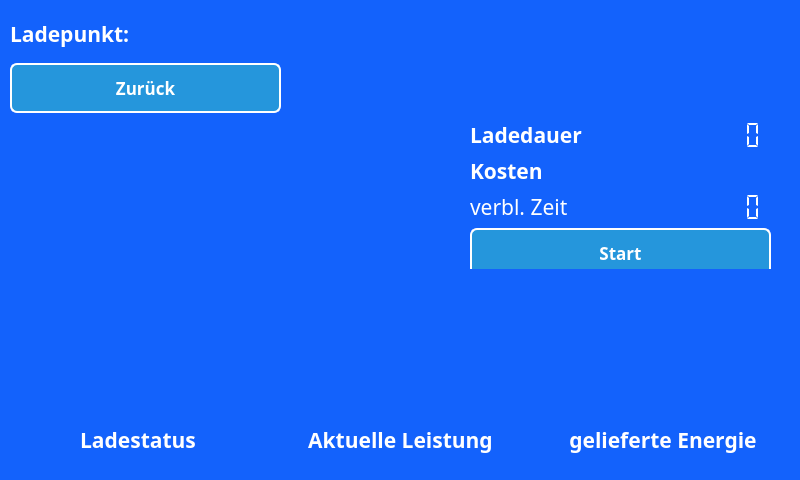
<?xml version="1.0" encoding="UTF-8"?>
<ui version="4.0">
 <class>Main</class>
 <widget class="QWidget" name="Main">
  <property name="geometry">
   <rect>
    <x>0</x>
    <y>0</y>
    <width>800</width>
    <height>480</height>
   </rect>
  </property>
  <property name="windowTitle">
   <string>Form</string>
  </property>
  <property name="styleSheet">
   <string notr="true">background: rgb(19, 98, 252);</string>
  </property>
  <widget class="QLabel" name="l_chargeStatus">
   <property name="enabled">
    <bool>true</bool>
   </property>
   <property name="geometry">
    <rect>
     <x>60</x>
     <y>150</y>
     <width>181</width>
     <height>161</height>
    </rect>
   </property>
   <property name="sizePolicy">
    <sizepolicy hsizetype="Preferred" vsizetype="Preferred">
     <horstretch>0</horstretch>
     <verstretch>0</verstretch>
    </sizepolicy>
   </property>
   <property name="tabletTracking">
    <bool>false</bool>
   </property>
   <property name="acceptDrops">
    <bool>false</bool>
   </property>
   <property name="autoFillBackground">
    <bool>false</bool>
   </property>
   <property name="styleSheet">
    <string notr="true"/>
   </property>
   <property name="text">
    <string/>
   </property>
   <property name="pixmap">
    <pixmap>car_lock.png</pixmap>
   </property>
   <property name="scaledContents">
    <bool>true</bool>
   </property>
   <property name="alignment">
    <set>Qt::AlignCenter</set>
   </property>
   <property name="wordWrap">
    <bool>false</bool>
   </property>
  </widget>
  <widget class="QWidget" name="horizontalLayoutWidget">
   <property name="geometry">
    <rect>
     <x>600</x>
     <y>10</y>
     <width>191</width>
     <height>31</height>
    </rect>
   </property>
   <layout class="QHBoxLayout" name="horizontalLayout">
    <item>
     <widget class="QLabel" name="l_date">
      <property name="font">
       <font>
        <family>Montserrat SemiBold</family>
        <pointsize>13</pointsize>
        <weight>75</weight>
        <bold>true</bold>
       </font>
      </property>
      <property name="styleSheet">
       <string notr="true">color: white</string>
      </property>
      <property name="text">
       <string/>
      </property>
     </widget>
    </item>
    <item>
     <widget class="QLabel" name="l_time">
      <property name="font">
       <font>
        <family>Montserrat SemiBold</family>
        <pointsize>13</pointsize>
        <weight>75</weight>
        <bold>true</bold>
       </font>
      </property>
      <property name="styleSheet">
       <string notr="true">color: white</string>
      </property>
      <property name="text">
       <string/>
      </property>
     </widget>
    </item>
   </layout>
  </widget>
  <widget class="QWidget" name="gridLayoutWidget">
   <property name="geometry">
    <rect>
     <x>10</x>
     <y>340</y>
     <width>781</width>
     <height>131</height>
    </rect>
   </property>
   <layout class="QGridLayout" name="gridLayout">
    <item row="0" column="0">
     <widget class="QLabel" name="l_battery">
      <property name="font">
       <font>
        <family>Montserrat SemiBold</family>
        <pointsize>20</pointsize>
        <weight>75</weight>
        <bold>true</bold>
       </font>
      </property>
      <property name="text">
       <string/>
      </property>
      <property name="alignment">
       <set>Qt::AlignCenter</set>
      </property>
     </widget>
    </item>
    <item row="0" column="2">
     <widget class="QLabel" name="l_deliveredPower">
      <property name="font">
       <font>
        <family>Montserrat SemiBold</family>
        <pointsize>20</pointsize>
        <weight>75</weight>
        <bold>true</bold>
       </font>
      </property>
      <property name="text">
       <string/>
      </property>
      <property name="alignment">
       <set>Qt::AlignCenter</set>
      </property>
     </widget>
    </item>
    <item row="0" column="1">
     <widget class="QLabel" name="l_currentPower">
      <property name="font">
       <font>
        <family>Montserrat SemiBold</family>
        <pointsize>20</pointsize>
        <weight>75</weight>
        <bold>true</bold>
       </font>
      </property>
      <property name="text">
       <string/>
      </property>
      <property name="alignment">
       <set>Qt::AlignCenter</set>
      </property>
     </widget>
    </item>
    <item row="1" column="0">
     <widget class="QLabel" name="label_5">
      <property name="font">
       <font>
        <family>Montserrat SemiBold</family>
        <pointsize>16</pointsize>
        <weight>75</weight>
        <bold>true</bold>
       </font>
      </property>
      <property name="styleSheet">
       <string notr="true">color: white</string>
      </property>
      <property name="text">
       <string>Ladestatus</string>
      </property>
      <property name="alignment">
       <set>Qt::AlignCenter</set>
      </property>
     </widget>
    </item>
    <item row="1" column="1">
     <widget class="QLabel" name="label_6">
      <property name="font">
       <font>
        <family>Montserrat SemiBold</family>
        <pointsize>16</pointsize>
        <weight>75</weight>
        <bold>true</bold>
       </font>
      </property>
      <property name="styleSheet">
       <string notr="true">color: white</string>
      </property>
      <property name="text">
       <string>Aktuelle Leistung</string>
      </property>
      <property name="alignment">
       <set>Qt::AlignCenter</set>
      </property>
     </widget>
    </item>
    <item row="1" column="2">
     <widget class="QLabel" name="label_7">
      <property name="font">
       <font>
        <family>Montserrat SemiBold</family>
        <pointsize>16</pointsize>
        <weight>75</weight>
        <bold>true</bold>
       </font>
      </property>
      <property name="styleSheet">
       <string notr="true">color: white</string>
      </property>
      <property name="text">
       <string>gelieferte Energie</string>
      </property>
      <property name="alignment">
       <set>Qt::AlignCenter</set>
      </property>
     </widget>
    </item>
   </layout>
  </widget>
  <widget class="QWidget" name="gridLayoutWidget_3">
   <property name="geometry">
    <rect>
     <x>470</x>
     <y>120</y>
     <width>301</width>
     <height>149</height>
    </rect>
   </property>
   <layout class="QGridLayout" name="gridLayout_3">
    <item row="1" column="1" colspan="4">
     <widget class="QLabel" name="l_price">
      <property name="font">
       <font>
        <family>Calibri</family>
        <pointsize>18</pointsize>
        <weight>50</weight>
        <bold>false</bold>
       </font>
      </property>
      <property name="styleSheet">
       <string notr="true">color: white</string>
      </property>
      <property name="text">
       <string/>
      </property>
      <property name="alignment">
       <set>Qt::AlignRight|Qt::AlignTrailing|Qt::AlignVCenter</set>
      </property>
     </widget>
    </item>
    <item row="2" column="2" colspan="3">
     <widget class="QLCDNumber" name="lcd_estimation">
      <property name="font">
       <font>
        <pointsize>5</pointsize>
        <weight>75</weight>
        <bold>true</bold>
       </font>
      </property>
      <property name="cursor">
       <cursorShape>CrossCursor</cursorShape>
      </property>
      <property name="styleSheet">
       <string notr="true">color: white</string>
      </property>
      <property name="frameShape">
       <enum>QFrame::NoFrame</enum>
      </property>
      <property name="frameShadow">
       <enum>QFrame::Plain</enum>
      </property>
      <property name="lineWidth">
       <number>1</number>
      </property>
      <property name="midLineWidth">
       <number>0</number>
      </property>
      <property name="smallDecimalPoint">
       <bool>false</bool>
      </property>
      <property name="digitCount">
       <number>8</number>
      </property>
      <property name="segmentStyle">
       <enum>QLCDNumber::Flat</enum>
      </property>
      <property name="intValue" stdset="0">
       <number>0</number>
      </property>
     </widget>
    </item>
    <item row="2" column="1">
     <spacer name="horizontalSpacer_2">
      <property name="orientation">
       <enum>Qt::Horizontal</enum>
      </property>
      <property name="sizeType">
       <enum>QSizePolicy::Fixed</enum>
      </property>
      <property name="sizeHint" stdset="0">
       <size>
        <width>20</width>
        <height>20</height>
       </size>
      </property>
     </spacer>
    </item>
    <item row="0" column="2" colspan="3">
     <widget class="QLCDNumber" name="lcd_duration">
      <property name="font">
       <font>
        <pointsize>5</pointsize>
        <weight>75</weight>
        <bold>true</bold>
       </font>
      </property>
      <property name="cursor">
       <cursorShape>CrossCursor</cursorShape>
      </property>
      <property name="styleSheet">
       <string notr="true">color: white</string>
      </property>
      <property name="frameShape">
       <enum>QFrame::NoFrame</enum>
      </property>
      <property name="frameShadow">
       <enum>QFrame::Plain</enum>
      </property>
      <property name="lineWidth">
       <number>1</number>
      </property>
      <property name="midLineWidth">
       <number>0</number>
      </property>
      <property name="smallDecimalPoint">
       <bool>false</bool>
      </property>
      <property name="digitCount">
       <number>8</number>
      </property>
      <property name="segmentStyle">
       <enum>QLCDNumber::Flat</enum>
      </property>
      <property name="intValue" stdset="0">
       <number>0</number>
      </property>
     </widget>
    </item>
    <item row="0" column="0">
     <widget class="QLabel" name="label_8">
      <property name="font">
       <font>
        <family>Montserrat SemiBold</family>
        <pointsize>16</pointsize>
        <weight>75</weight>
        <bold>true</bold>
       </font>
      </property>
      <property name="styleSheet">
       <string notr="true">color: white</string>
      </property>
      <property name="text">
       <string>Ladedauer</string>
      </property>
     </widget>
    </item>
    <item row="0" column="1">
     <spacer name="horizontalSpacer">
      <property name="orientation">
       <enum>Qt::Horizontal</enum>
      </property>
      <property name="sizeType">
       <enum>QSizePolicy::Fixed</enum>
      </property>
      <property name="sizeHint" stdset="0">
       <size>
        <width>20</width>
        <height>20</height>
       </size>
      </property>
     </spacer>
    </item>
    <item row="1" column="0">
     <widget class="QLabel" name="label_9">
      <property name="font">
       <font>
        <family>Montserrat SemiBold</family>
        <pointsize>16</pointsize>
        <weight>75</weight>
        <bold>true</bold>
       </font>
      </property>
      <property name="styleSheet">
       <string notr="true">color: white</string>
      </property>
      <property name="text">
       <string>Kosten</string>
      </property>
     </widget>
    </item>
    <item row="2" column="0">
     <widget class="QLabel" name="label_3">
      <property name="font">
       <font>
        <family>Montserrat SemiBold</family>
        <pointsize>16</pointsize>
       </font>
      </property>
      <property name="styleSheet">
       <string notr="true">color:white</string>
      </property>
      <property name="text">
       <string>verbl. Zeit</string>
      </property>
     </widget>
    </item>
    <item row="3" column="0" colspan="5">
     <widget class="QPushButton" name="btn_start">
      <property name="minimumSize">
       <size>
        <width>0</width>
        <height>50</height>
       </size>
      </property>
      <property name="font">
       <font>
        <family>Montserrat SemiBold</family>
        <pointsize>13</pointsize>
        <weight>75</weight>
        <bold>true</bold>
       </font>
      </property>
      <property name="styleSheet">
       <string notr="true">color: white;
background-color: rgb(37, 150, 220);
border: 2px solid white;
border-radius: 7px</string>
      </property>
      <property name="text">
       <string>Start</string>
      </property>
      <property name="flat">
       <bool>false</bool>
      </property>
     </widget>
    </item>
   </layout>
  </widget>
  <widget class="QLabel" name="l_batteryImage">
   <property name="geometry">
    <rect>
     <x>315</x>
     <y>60</y>
     <width>121</width>
     <height>251</height>
    </rect>
   </property>
   <property name="text">
    <string/>
   </property>
   <property name="pixmap">
    <pixmap>Bilder/akku_80-100.png</pixmap>
   </property>
   <property name="scaledContents">
    <bool>true</bool>
   </property>
   <property name="alignment">
    <set>Qt::AlignHCenter|Qt::AlignTop</set>
   </property>
   <property name="margin">
    <number>0</number>
   </property>
  </widget>
  <widget class="QWidget" name="gridLayoutWidget_2">
   <property name="geometry">
    <rect>
     <x>10</x>
     <y>10</y>
     <width>271</width>
     <height>103</height>
    </rect>
   </property>
   <layout class="QGridLayout" name="gridLayout_2">
    <item row="0" column="1">
     <widget class="QLabel" name="l_station">
      <property name="font">
       <font>
        <family>Montserrat SemiBold</family>
        <pointsize>16</pointsize>
        <weight>75</weight>
        <bold>true</bold>
       </font>
      </property>
      <property name="styleSheet">
       <string notr="true">color: white</string>
      </property>
      <property name="text">
       <string/>
      </property>
     </widget>
    </item>
    <item row="0" column="0">
     <widget class="QLabel" name="label_2">
      <property name="sizePolicy">
       <sizepolicy hsizetype="Minimum" vsizetype="Preferred">
        <horstretch>0</horstretch>
        <verstretch>0</verstretch>
       </sizepolicy>
      </property>
      <property name="font">
       <font>
        <family>Montserrat SemiBold</family>
        <pointsize>16</pointsize>
        <weight>75</weight>
        <bold>true</bold>
       </font>
      </property>
      <property name="styleSheet">
       <string notr="true">color: white</string>
      </property>
      <property name="text">
       <string>Ladepunkt: </string>
      </property>
     </widget>
    </item>
    <item row="1" column="0" colspan="2">
     <widget class="QPushButton" name="btn_stop">
      <property name="minimumSize">
       <size>
        <width>0</width>
        <height>50</height>
       </size>
      </property>
      <property name="font">
       <font>
        <family>Montserrat SemiBold</family>
        <pointsize>13</pointsize>
        <weight>75</weight>
        <bold>true</bold>
       </font>
      </property>
      <property name="styleSheet">
       <string notr="true">color: white;
background-color: rgb(37, 150, 220);
border: 2px solid white;
border-radius: 7px</string>
      </property>
      <property name="text">
       <string>Zurück</string>
      </property>
      <property name="flat">
       <bool>false</bool>
      </property>
     </widget>
    </item>
   </layout>
  </widget>
 </widget>
 <resources/>
 <connections/>
</ui>
